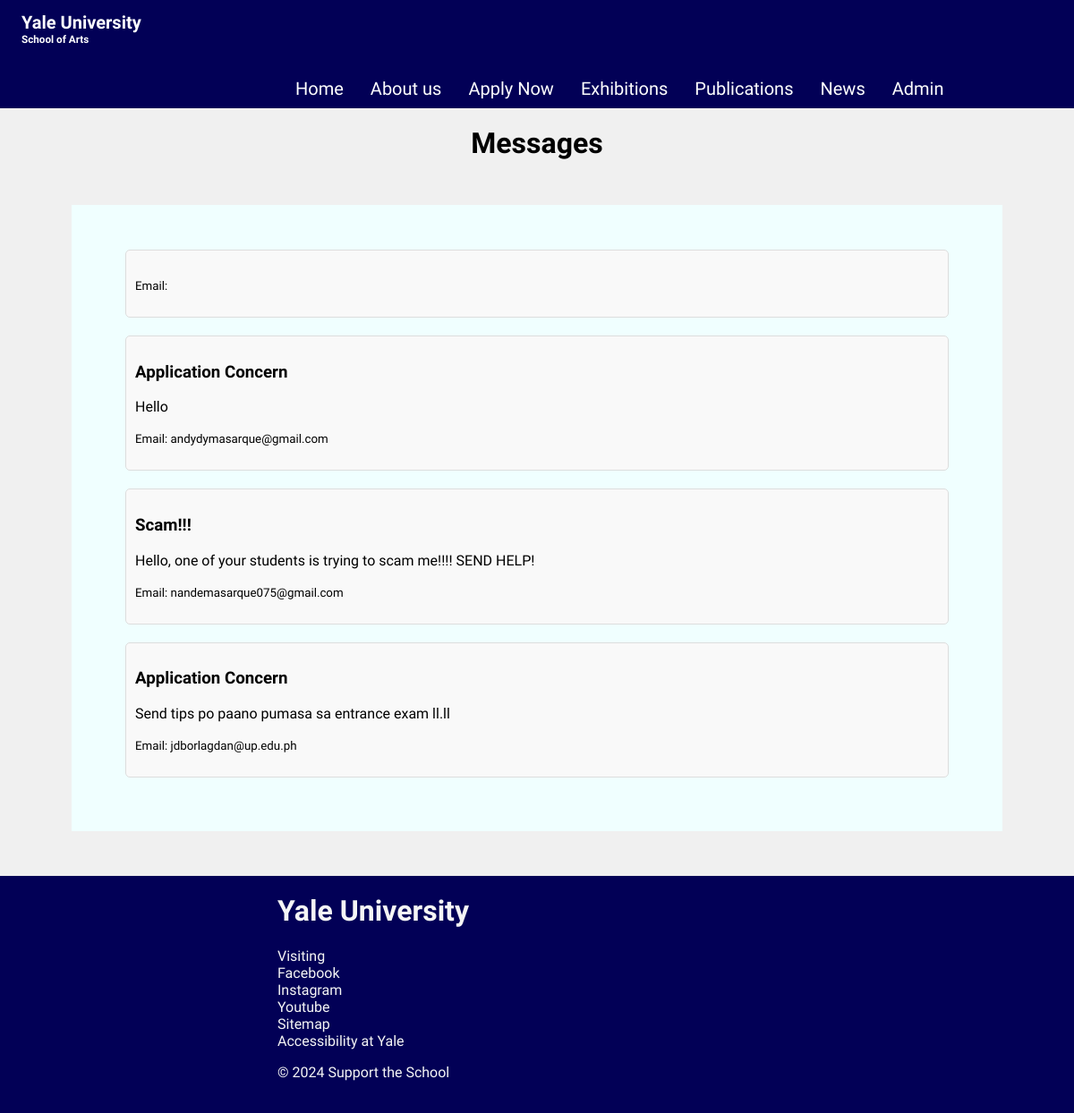
The app's page /admin.php with its own data.
### tables this page shows
CREATE TABLE `messages` (
  `email` varchar(50) NOT NULL,
  `subject` varchar(50) NOT NULL,
  `message` varchar(1000) NOT NULL
);

### admin.php (the view, shortened to what this page needs)
<?php include 'database.php'; ?>
<!DOCTYPE html>
<html lang="en">
<head>
    <link rel="stylesheet" type="text/css" href="styles.css">
</head>
<body>
    <header>
        <div class="university-name">
            <h1 style="margin-bottom: 0;">Yale University</h1>
            <h3 style="margin-top: 0;">School of Arts</h3>
        </div>
        <nav class="navigation-links">
            <a href="index.php">Home</a>
            <a href="aboutus.php">About us</a>
            <a href="apply.php">Apply Now</a>
            <a href="#">Exhibitions</a>
            <a href="#">Publications</a>
            <a href="#">News</a>
            <a href="login.php">Admin</a>
        </nav>
    </header>
    <h1 class="university" style="margin-top: 20px;">Messages</h1>
        <div class="about-us-container">
            <div>
                <?php
                $sql = "SELECT * FROM messages";
                $result = $conn->query($sql);
                if ($result->num_rows > 0) {
                    while($row = $result->fetch_assoc()) {
                        echo "<div class='note'>";
                        echo "<h3>" . $row['subject'] . "</h3>";
                        echo "<p>" . $row['message'] . "</p>";
                        echo "<p><small>Email: " . $row['email'] . "</small></p>";
                        echo "</div>";
                    }
                } else {
                    echo "No notes available.";
                }
                ?>
            </div>
        </div>
    <footer>
        <div class="footer-container">
            <div class="footer-content">
                <h1>Yale University</h1>
                <a>Visiting</a><br/>
                <a>Facebook</a><br/>
                <a>Instagram</a><br/>
                <a>Youtube</a><br/>
                <a>Sitemap</a><br/>
                <a>Accessibility at Yale</a><br/>
                <p>© 2024 Support the School</p>
            </div>
        </div>
    </footer>
</body>
</html>

### styles.css (style rules this page uses)
body { margin: 0; border: 0; font-family: "Acme", sans-serif; background-color: #f0f0f0; }
header { background-color: #020056; padding: 0; margin: 0; display: flex; flex-wrap: wrap; align-items: center; }
.university-name { font-size: 10px; color: white; margin: 0; padding-bottom: 0; width: 25%; padding-left: 2%; }
.navigation-links { font-size: 20px; padding-top: 2%; margin-left: 25%; max-width: 860px; display: flex; flex-wrap: wrap; justify-content: space-between; padding-bottom: 10px; }
.navigation-links a { margin-left: 30px; color: white; text-decoration: none; }
.university { text-align: center; }
.note { flex: 1 1 calc(33.333% - 20px); background-color: #f9f9f9; padding: 10px; border: 1px solid #ddd; margin-bottom: 10px; border-radius: 5px; box-sizing: border-box; margin: 20px; }
.footer-content { margin-left: 0; padding-left:25%; }
.about-us-container { background-color: azure; width: 80%; margin: 0 auto; padding: 40px; padding-top: 30px; margin-top: 50px; margin-bottom: 50px; }

### records on screen
messages: subject "Application Concern", message "Hello", email "andydymasarque@gmail.com"
messages: subject "Scam!!!", message "Hello, one of your students is trying to scam me!!!! SEND HELP!", email "nandemasarque075@gmail.com"
messages: subject "Application Concern", message "Send tips po paano pumasa sa entrance exam ll.ll", email "jdborlagdan@up.edu.ph"
